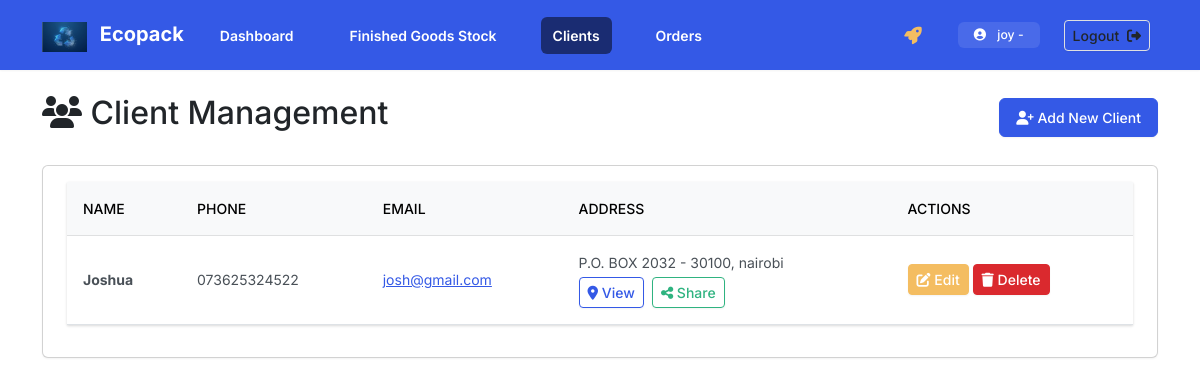
Page /clients/ (signed in) on the earlier database version.
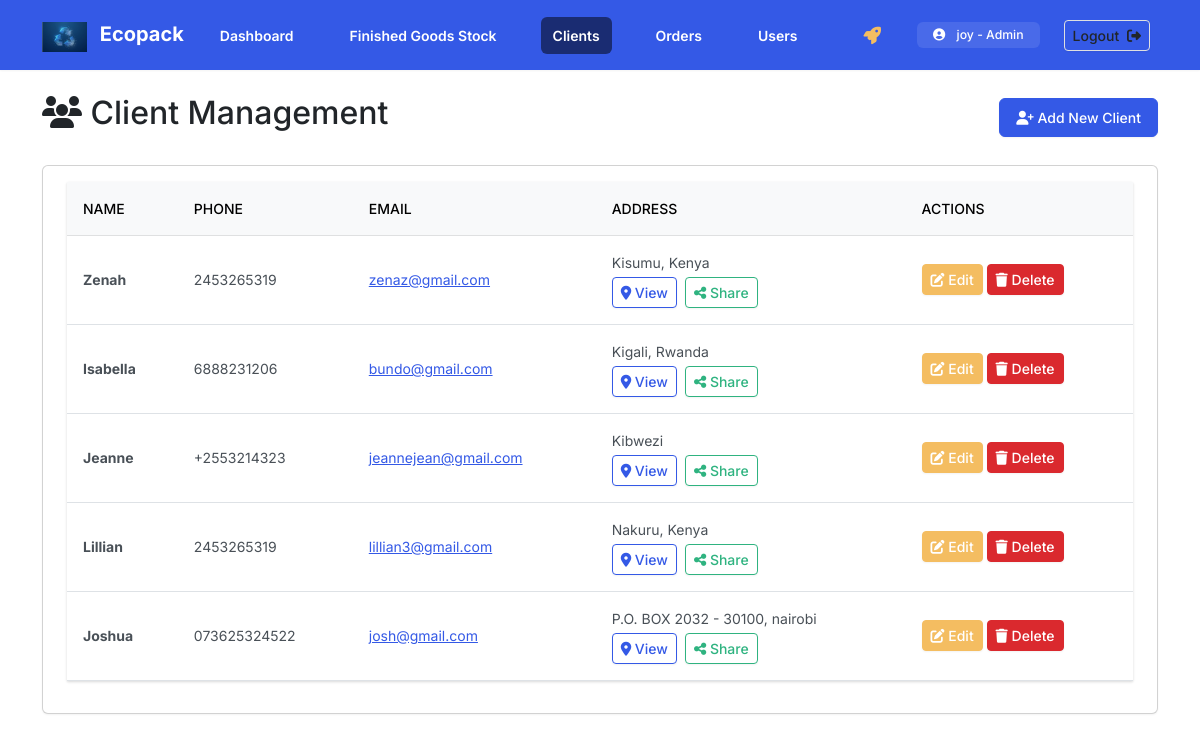
Same page on the later database version.
### inventory/models.py (models this page shows, shortened)
class Client(models.Model):
    name = models.CharField(max_length=100)
    phone = models.CharField(max_length=20)
    email = models.EmailField(blank=True, null=True)
    address = models.TextField(blank=True, null=True)
    created_at = models.DateTimeField(auto_now_add=True)

class Profile(models.Model):
    ROLE_CHOICES = [
        ('Admin', 'Admin'),
        ('Manager','Manager'),
        ('Staff', 'Staff'),
    ]
    user = models.OneToOneField(User, on_delete=models.CASCADE)
    role = models.CharField(max_length=10, choices=ROLE_CHOICES, default='Staff')

### inventory/views.py (the view)
# urls.py: path('clients/', views.client_list, name='client_list'),
@login_required
def client_list(request):
    clients = Client.objects.all().order_by('-created_at')
    return render(request, 'inventory/client_list.html', {'clients': clients})

### inventory/templates/inventory/client_list.html (shortened to what this page needs)
{% extends 'inventory/base.html' %}
{% block content %}
<div class="d-flex justify-content-between align-items-center mb-4">
    <h2><i class="fas fa-users"></i> Client Management</h2>
    <a href="{% url 'client_create' %}" class="btn btn-primary"><i class="fas fa-user-plus"></i> Add New Client</a>
</div>
<div class="card shadow">
    <div class="card-body">
        <table class="table table-hover align-middle">
            <thead class="table-light">
                <tr>
                    <th>Name</th>
                    <th>Phone</th>
                    <th>Email</th>
                    <th>Address</th>
                    <th>Actions</th>
                </tr>
            </thead>
            <tbody>
                {% for client in clients %}
                <tr>
                    <td class="fw-bold">{{ client.name }}</td>
                    <td>{{ client.phone }}</td>
                    <td>
                        {% if client.email %}
                            <a href="mailto:{{ client.email }}">{{ client.email }}</a>
                        {% else %}
                            <span class="text-muted">-</span>
                        {% endif %}
                    </td>
                    <td>
                        {% if client.address %}
                            {{ client.address|truncatechars:30 }}
                            <br>
                            <div class="d-flex gap-2 mt-1">
                                <a href="https://www.google.com/maps/search/?api=1&query={{ client.address|urlencode }}" target="_blank" class="btn btn-sm btn-outline-primary" title="View on Google Maps">
                                    <i class="fas fa-map-marker-alt"></i> View
                                </a>
                                <button class="btn btn-sm btn-outline-success share-btn"
                                        data-name="{{ client.name }}"
                                        data-address="{{ client.address }}"
                                        title="Share Directions with Client">
                                    <i class="fas fa-share-alt"></i> Share
                                </button>
                            </div>
                        {% else %}
                            <span class="text-muted">-</span>
                        {% endif %}
                    </td>
                    <td>
                        <a href="{% url 'client_update' client.id %}" class="btn btn-sm btn-warning"><i class="fas fa-edit"></i> Edit</a>
                        <a href="{% url 'client_delete' client.id %}" class="btn btn-sm btn-danger"><i class="fas fa-trash"></i> Delete</a>
                    </td>
                </tr>
                {% empty %}
                <tr><td colspan="5" class="text-center py-4">No clients found.</td></tr>
                {% endfor %}
            </tbody>
        </table>
    </div>
</div>
{% endblock %}

### inventory/templates/inventory/base.html (shortened to what this page needs)
{% load static %}
<!doctype html>
<html lang="en">
  <head>
    <link href="{% static 'css/bootstrap.min.css' %}" rel="stylesheet">
    <link rel="stylesheet" href="https://cdnjs.cloudflare.com/ajax/libs/font-awesome/6.4.0/css/all.min.css">
  </head>
  <body>
    <nav class="navbar navbar-expand-lg navbar-dark bg-primary mb-4 shadow">
      <div class="container">
        <a class="navbar-brand fw-bold" href="{% url 'dashboard' %}">
           <img src="{% static 'images/logo.jpg' %}" alt="Ecopack Logo" height="30" class="d-inline-block align-text-top me-2">
           Ecopack
        </a>
        <div class="collapse navbar-collapse" id="navbarNav">
          {% if user.is_authenticated %}
          <ul class="navbar-nav me-auto mb-2 mb-lg-0 fw-semibold gap-lg-3">
            {% url 'dashboard' as dash_url %}
            <li class="nav-item">
              <a class="nav-link {% if request.path == dash_url %}active{% endif %}" aria-current="page" href="{{ dash_url }}">Dashboard</a>
            </li>
            <li class="nav-item">
              <a class="nav-link {% if '/bags/' in request.path %}active{% endif %}" href="{% url 'bag_list' %}">Finished Goods Stock</a>
            </li>
            <li class="nav-item">
              <a class="nav-link {% if '/clients/' in request.path %}active{% endif %}" href="{% url 'client_list' %}">Clients</a>
            </li>
            <li class="nav-item">
              <a class="nav-link {% if '/orders/' in request.path %}active{% endif %}" href="{% url 'order_list' %}">Orders</a>
            </li>
            {% if user.profile.role == 'Admin' %}
            <li class="nav-item">
                <a class="nav-link {% if '/users/' in request.path %}active{% endif %}" href="{% url 'user_list' %}">Users</a>
            </li>
            {% endif %}
          </ul>
          <ul class="navbar-nav ms-auto align-items-center">
              <li class="nav-item me-3">
                <a class="nav-link text-warning" href="{% url 'feedback_create' %}" title="Request System Expansion">
                </a>
              </li>
              <li class="nav-item rounded bg-white bg-opacity-10 px-3 py-1 text-white d-flex align-items-center">
                <small><i class="fas fa-user-circle me-2"></i> {{ user.username }} - {{ user.profile.role }}</small>
              </li>
              <li class="nav-item ms-3">
                <form action="{% url 'logout' %}" method="post">
                <button type="submit" class="btn btn-outline-light btn-sm">Logout <i class="fas fa-sign-out-alt ms-1"></i></button>
                </form>
              </li>
          </ul>
          {% endif %}
        </div>
      </div>
    </nav>
    <div class="container">
        {% block content %}{% endblock %}
    </div>
  </body>
</html>

Differences in the rows shown:
added Client: name "Zenah", phone "2453265319", email "zenaz@gmail.com", address "Kisumu, Kenya"
added Client: name "Isabella", phone "6888231206", email "bundo@gmail.com", address "Kigali, Rwanda"
added Client: name "Jeanne", phone "+2553214323", email "jeannejean@gmail.com", address "Kibwezi"
added Client: name "Lillian", phone "2453265319", email "lillian3@gmail.com", address "Nakuru, Kenya"
Other differences:
{{ user.profile.role }}: (not shown) → "Admin"
text now shown: "Users"
